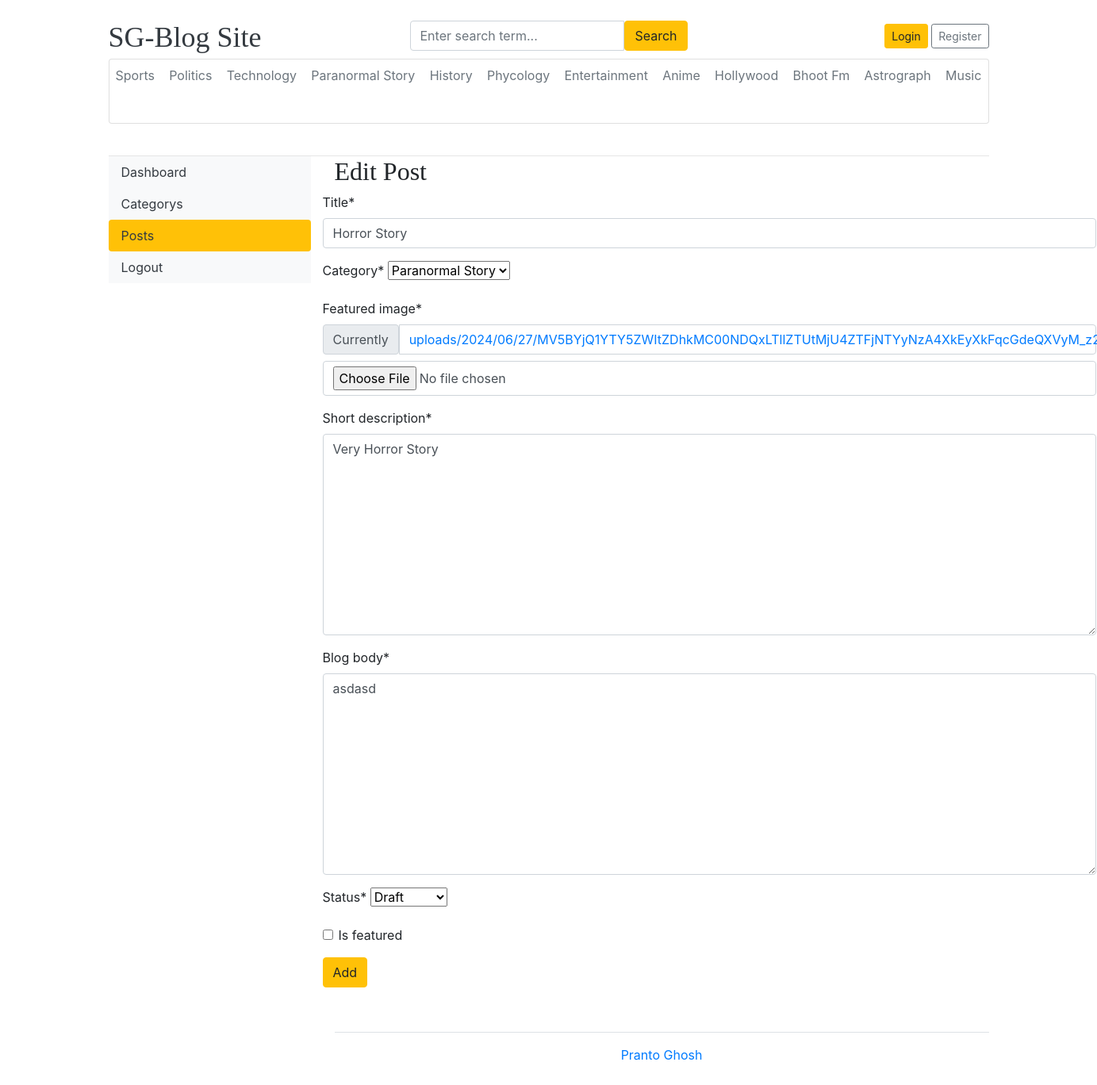
Page /dashboard/posts/edit/1/ on the committed database.
### blogs/models.py (models this page shows, shortened)
class category(models.Model):
    category_name=models.CharField(max_length=50,unique=True)
    created_at=models.DateTimeField(auto_now_add=True)
    updated_at=models.DateTimeField(auto_now=True)
    class Meta:
        verbose_name_plural='category'
    def __str__(self):
        return self.category_name

class Blog(models.Model):
    title = models.CharField(max_length=100)
    slug = models.SlugField(max_length=150,unique=True,blank=True)
    author = models.ForeignKey(User,on_delete=models.CASCADE)
    category = models.ForeignKey(category,on_delete=models.CASCADE)
    featured_image = models.ImageField(upload_to='uploads/%Y/%m/%d')
    short_description = models.TextField(max_length=500)
    blog_body = models.TextField(max_length=52000)
    status = models.CharField(max_length=20,choices=STATUS_CHOICE,default="Draft")
    is_featured = models.BooleanField(default=False)
    created_at = models.DateTimeField(auto_now_add=True)
    updated_at = models.DateTimeField(auto_now=True)

### Dashboard/views.py (the view, shortened to what this page needs)
# urls.py: path('posts/edit/<int:pk>/',edit_post,name='edit_post'),
def edit_post(request,pk):
    post = get_object_or_404(Blog,pk=pk)
    form=BlogPostForm(instance=post)
    context = {
        'form':form,
        'post':post
    }
    return render(request,'dashboard/edit_post.html',context)

### Dashboard/forms.py
class BlogPostForm(forms.ModelForm):
    class Meta:
        model = Blog
        fields = ('title','category','featured_image','short_description','blog_body','status','is_featured')

### blogs/context_processors.py (called while the page is built)
def category_list(request):
    category_list=category.objects.all()
    return dict(category_list=category_list)

def Social_Link(requset):
    social_links=social_link.objects.all()
    return dict(social_links=social_links)

### templates/dashboard/edit_post.html (shortened to what this page needs)
{% extends 'base.html' %}
{% block body %}
<div class="row">
{% include "dashboard/side_bar.html" %}
{% load crispy_forms_tags %}
<div class="col-md-9">
    <h2> Edit Post </h2>
<div class="row">
    <form action="{% url "edit_post" post.pk %}" method="POST" style="width: 2000px; margin: auto;" enctype="multipart/form-data">
    {{form | crispy}}
    <button type="submit" class="btn btn-warning ">Add</button>
    </form>
 </div>
{% endblock %}

### templates/base.html (shortened to what this page needs)
{% load static %}
<!DOCTYPE html>
<html lang="en">
<head>
    <link href="https://getbootstrap.com/docs/4.0/dist/css/bootstrap.min.css" rel="stylesheet">
    <link href="{% static 'css/blog.css' %}" rel="stylesheet">
    <link rel="stylesheet" href="https://cdnjs.cloudflare.com/ajax/libs/font-awesome/4.7.0/css/font-awesome.min.css">
  </head>
    <div class="container">
      <header class="blog-header py-3">
        <div class="row flex-nowrap justify-content-between align-items-center">
          <div class="col-4 pt-1">
            <a class="blog-header-logo text-dark" href="/">SG-Blog Site </a>
          </div>
          <div class="col-4 ">
            <form action="{% url 'search' %}" method="GET">
              <div class="input-group">
                <input class="form-control" type="text" name="keyword" placeholder="Enter search term..." aria-label="Enter search term..." aria-describedby="button-search" />
                <button type="submit" class="btn btn-warning" id="button-search" type="button">Search</button>
            </div>
            </form>
          </div>
          <div class="col-4 d-flex justify-content-end align-items-center">
            {% if not user.is_authenticated %}
            <a class="btn btn-sm btn-warning" href="{% url 'login' %}">Login</a> &nbsp;
            <a class="btn btn-sm btn-outline-secondary" href="{% url 'register' %}">Register</a>
            {% else %}
            <span><a href="{% url 'dashboard' %}"> Dashboard </a></span>
            &emsp;
            <span><a href="{% url 'logout' %}">Logout</a> </span>
            {% endif %}
          </div>
        </div>
<div class="card mb-4">
  <nav class="nav d-flex justify-content-between">
    {% for i in category_list%}
    <a class="p-2 text-muted" href="{% url 'post_by_category' i.id  %}" >{{i.category_name}}</a>
    {% endfor %}
  </nav>
  <div class="card-body">
</div>
</div>
    </header>
 {% block body %}{% endblock %}
  <footer class="py-3 my-4">
    <ul class="nav justify-content-center border-bottom pb-3 mb-3">
    </ul>
    <p  class="text-center text-muted"> <a href="https://github.com/superkhool" > Pranto Ghosh </a></p>
  </footer>
</div>
</html>

### static/css/blog.css (style rules this page uses)
.blog-header { border-bottom: 1px solid #e5e5e5; }
.blog-header-logo { font-family: "Playfair Display", Georgia, "Times New Roman", serif; font-size: 2.25rem; }
h1, h2, h3, h4, h5, h6 { font-family: "Playfair Display", Georgia, "Times New Roman", serif; }

### rows in the picture
category: category_name "Sports"
category: category_name "Politics"
category: category_name "Technology"
category: category_name "Paranormal Story"
category: category_name "History"
category: category_name "Phycology"
category: category_name "Entertainment"
category: category_name "Anime"
category: category_name "Hollywood"
category: category_name "Bhoot Fm"
category: category_name "Astrograph"
category: category_name "Music"
Blog: title "Horror Story", category "Paranormal Story", short_description "Very Horror Story", blog_body "asdasd", status "Draft"
